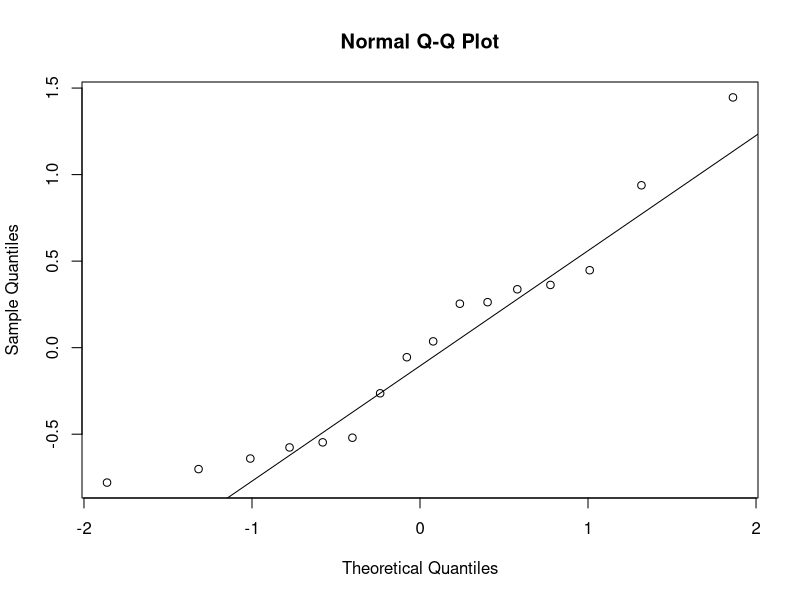
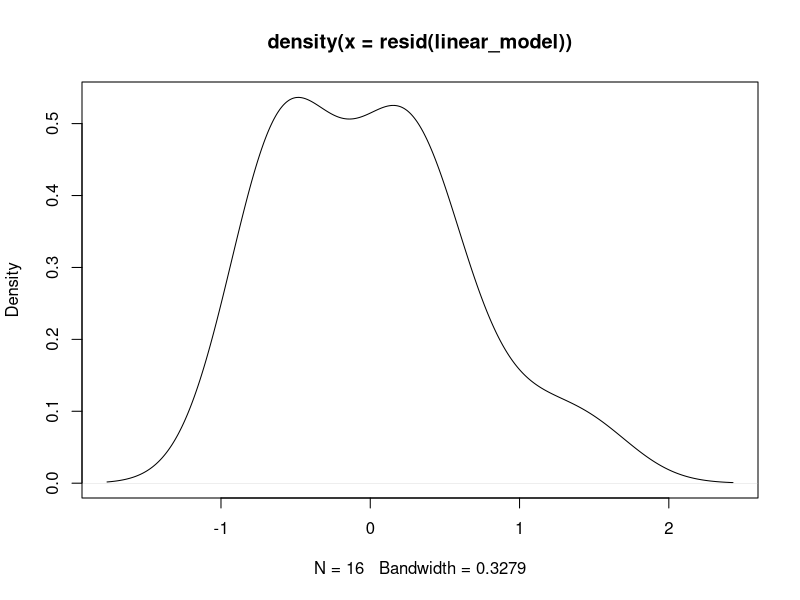
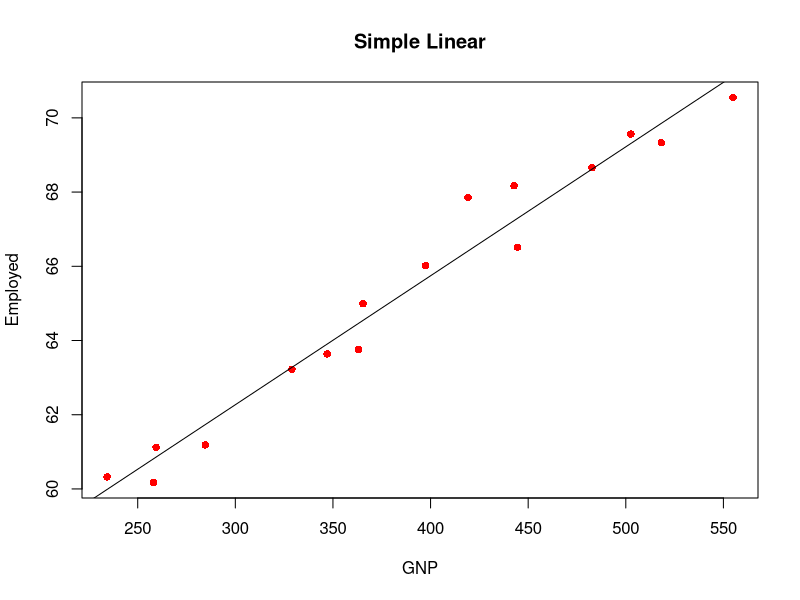

Source code (R) for these figures, in order: (Note: this script raises an error after producing the figures.)
#This is class 4, Playing with the longley dataset

dataset = longley

linear_model = lm(formula = Employed ~ GNP, data = dataset)

summary(linear_model)
fitted(linear_model)# Shows the predicted values (fitted function)
residuals(linear_model)# Gives the error in the predicted values (actual - predicted)


# Visualising the residual values in the graph to identify the outliers
qqnorm(resid(linear_model))
qqline(resid(linear_model))

# Density plot of the residuals

plot(density(resid(linear_model)))

# Multiple Linear Regression

multiple_linear_model = lm(Employed ~ ., data = dataset)

residuals(linear_model)
sum(residuals(linear_model))


#Visualising the Linear model
plot(dataset$GNP, dataset$Employed, main = 'Simple Linear', xlab = 'GNP', ylab = 'Employed', col = 'red', pch = 16)
abline(lm(Employed ~ GNP, data = dataset))


#Visualisng the Linear model with ggplot2

dataset = dataset[, c(2,7)]


ggplot(data = dataset, aes(x =  dataset$GNP, y = dataset$Employed)) +
  geom_point() +
  geom_smooth(method = lm)


